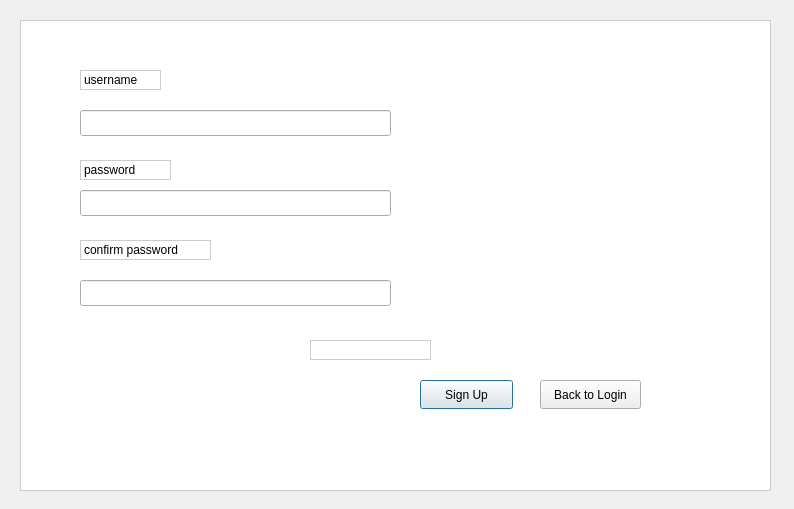
<?xml version="1.0" encoding="UTF-8"?>
<ui version="4.0">
 <class>Dialog</class>
 <widget class="QDialog" name="Dialog">
  <property name="geometry">
   <rect>
    <x>0</x>
    <y>0</y>
    <width>794</width>
    <height>509</height>
   </rect>
  </property>
  <property name="windowTitle">
   <string>Dialog</string>
  </property>
  <widget class="QFrame" name="signupFrame">
   <property name="geometry">
    <rect>
     <x>20</x>
     <y>20</y>
     <width>751</width>
     <height>471</height>
    </rect>
   </property>
   <property name="styleSheet">
    <string notr="true">QFrame {
    background-color: white;
    border: 1px solid #ccc;    /* optional border */
}
</string>
   </property>
   <property name="frameShape">
    <enum>QFrame::NoFrame</enum>
   </property>
   <property name="frameShadow">
    <enum>QFrame::Raised</enum>
   </property>
   <widget class="QLabel" name="username">
    <property name="geometry">
     <rect>
      <x>60</x>
      <y>50</y>
      <width>81</width>
      <height>20</height>
     </rect>
    </property>
    <property name="text">
     <string>username</string>
    </property>
   </widget>
   <widget class="QLineEdit" name="usernameEdit">
    <property name="geometry">
     <rect>
      <x>60</x>
      <y>90</y>
      <width>311</width>
      <height>26</height>
     </rect>
    </property>
   </widget>
   <widget class="QLabel" name="password">
    <property name="geometry">
     <rect>
      <x>60</x>
      <y>140</y>
      <width>91</width>
      <height>20</height>
     </rect>
    </property>
    <property name="text">
     <string>password</string>
    </property>
   </widget>
   <widget class="QLineEdit" name="passwordEdit">
    <property name="geometry">
     <rect>
      <x>60</x>
      <y>170</y>
      <width>311</width>
      <height>26</height>
     </rect>
    </property>
    <property name="echoMode">
     <enum>QLineEdit::Password</enum>
    </property>
   </widget>
   <widget class="QLabel" name="Confirm_Password">
    <property name="geometry">
     <rect>
      <x>60</x>
      <y>220</y>
      <width>131</width>
      <height>20</height>
     </rect>
    </property>
    <property name="text">
     <string>confirm password</string>
    </property>
   </widget>
   <widget class="QLineEdit" name="confirmPasswordEdit">
    <property name="geometry">
     <rect>
      <x>60</x>
      <y>260</y>
      <width>311</width>
      <height>26</height>
     </rect>
    </property>
    <property name="echoMode">
     <enum>QLineEdit::Password</enum>
    </property>
   </widget>
   <widget class="QPushButton" name="signupButton">
    <property name="geometry">
     <rect>
      <x>400</x>
      <y>360</y>
      <width>93</width>
      <height>29</height>
     </rect>
    </property>
    <property name="text">
     <string>Sign Up</string>
    </property>
   </widget>
   <widget class="QPushButton" name="backButton">
    <property name="geometry">
     <rect>
      <x>520</x>
      <y>360</y>
      <width>101</width>
      <height>29</height>
     </rect>
    </property>
    <property name="text">
     <string>Back to Login</string>
    </property>
   </widget>
   <widget class="QLabel" name="statusLabel">
    <property name="geometry">
     <rect>
      <x>290</x>
      <y>320</y>
      <width>121</width>
      <height>20</height>
     </rect>
    </property>
    <property name="text">
     <string/>
    </property>
   </widget>
  </widget>
 </widget>
 <resources/>
 <connections/>
</ui>
